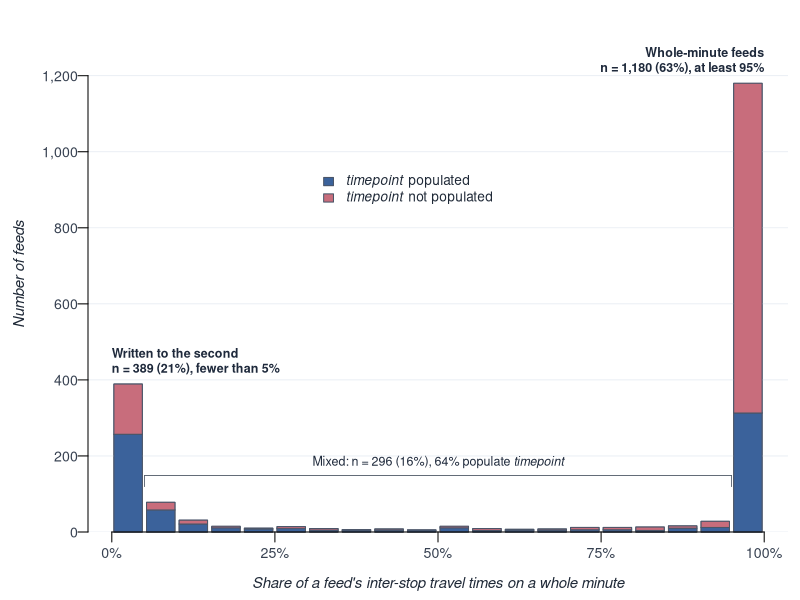
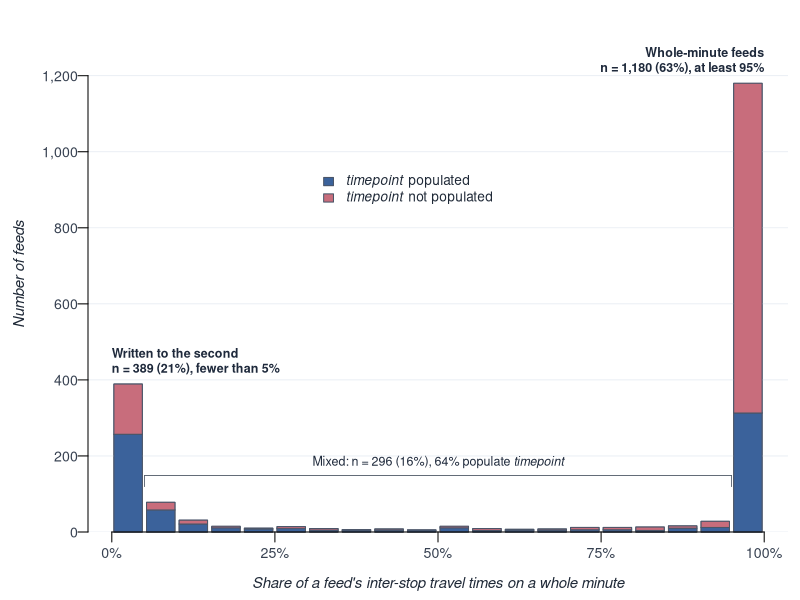

Generate these figures, in order, with R:
# Figure 2: distribution of the share of inter-stop travel times on a whole minute.
graphics.off()

d <- read.csv("../../data_files/feed_data_v2.csv")
out_dir <- ""

brk <- seq(0, 1, by = 0.05)
d$bin <- cut(d$share_travel_times_whole_minute, breaks = brk,
             include.lowest = TRUE, right = FALSE)
d$tp <- factor(d$timepoint_status, levels = c("declared", "not_declared"))

counts <- table(d$tp, d$bin)
totals <- colSums(counts)
n_all <- nrow(d)
mid <- 2:(length(totals) - 1)
n_mid <- sum(totals[mid])
tp_mid <- sum(counts["declared", mid]) / n_mid

pct <- function(x) paste0(round(100 * x), "%")
lab_low <- paste0("Written to the second\nn = ", format(totals[1], big.mark = ","), " (",
                  pct(totals[1] / n_all), "), fewer than 5%")
lab_high <- paste0("Whole-minute feeds\nn = ", format(totals[length(totals)], big.mark = ","), " (",
                   pct(totals[length(totals)] / n_all), "), at least 95%")
lab_mid <- bquote("Mixed: n = " * .(n_mid) * " (" * .(pct(n_mid / n_all)) * "), " *
                    .(pct(tp_mid)) * " populate " * italic("timepoint"))

cols <- c("#3B629B", "#C86D7C")

draw_resolution_plot <- function() {
  par(mar = c(3.4, 4.4, 0.8, 0.6), family = "sans", mgp = c(3.0, 0.5, 0))

  yt <- pretty(c(0, max(totals)))
  bp <- barplot(counts, col = cols, border = "#4A5568", lwd = 0.6, space = 0.15,
                ylim = c(0, max(totals) * 1.15), names.arg = rep("", length(totals)),
                axes = FALSE, ylab = "Number of feeds", cex.lab = 0.90, font.lab = 3,
                col.lab = "#1F2937")
  abline(h = yt, col = "#E2E8F0", lwd = 0.7)
  barplot(counts, col = cols, border = "#4A5568", lwd = 0.6, space = 0.15,
          names.arg = rep("", length(totals)), add = TRUE, axes = FALSE)
  axis(2, at = yt, labels = format(yt, big.mark = ",", trim = TRUE), las = 1,
       cex.axis = 0.85, col.axis = "#374151")

  edges <- c(bp - diff(bp)[1] / 2, bp[length(bp)] + diff(bp)[1] / 2)
  at <- edges[c(1, 6, 11, 16, 21)]
  axis(1, at = at, labels = c("0%", "25%", "50%", "75%", "100%"),
       cex.axis = 0.85, col.axis = "#374151")
  title(xlab = "Share of a feed's inter-stop travel times on a whole minute",
        line = 2.0, font.lab = 3, cex.lab = 0.90, col.lab = "#1F2937")

  gap <- max(totals) * 0.025
  text(edges[1], totals[1] + gap, lab_low, adj = c(0, 0), cex = 0.75, font = 2, col = "#1E293B")
  text(edges[length(edges)], totals[length(totals)] + gap, lab_high, adj = c(1, 0),
       cex = 0.75, font = 2, col = "#1E293B")

  ymid <- max(totals[mid]) + max(totals) * 0.06
  x0 <- edges[min(mid)]
  x1 <- edges[max(mid) + 1]
  segments(x0, ymid, x1, ymid, col = "#4B5563", lwd = 0.8)
  segments(c(x0, x1), ymid, c(x0, x1), ymid - gap, col = "#4B5563", lwd = 0.8)
  text((x0 + x1) / 2, ymid + gap * 0.6, lab_mid, adj = c(0.5, 0), cex = 0.75, col = "#1E293B")

  legend(x = edges[10], y = 900, xjust = 0.5, yjust = 0.5,
         legend = c(expression(italic("timepoint") * " populated"),
                    expression(italic("timepoint") * " not populated")),
         fill = cols, border = "#4A5568", bty = "o", bg = "white", box.col = "white",
         cex = 0.82, text.col = "#1F2937")
}

pdf(paste0(out_dir, "resolution_v17.pdf"), width = 7.2, height = 4.4)
draw_resolution_plot()
dev.off()

jpeg(paste0(out_dir, "resolution_v17.jpeg"), width = 2160, height = 1320, res = 300, quality = 100)
draw_resolution_plot()
dev.off()

if (interactive()) {
  dev.new(width = 7.2, height = 4.4, noRStudioGD = TRUE)
  draw_resolution_plot()
}
